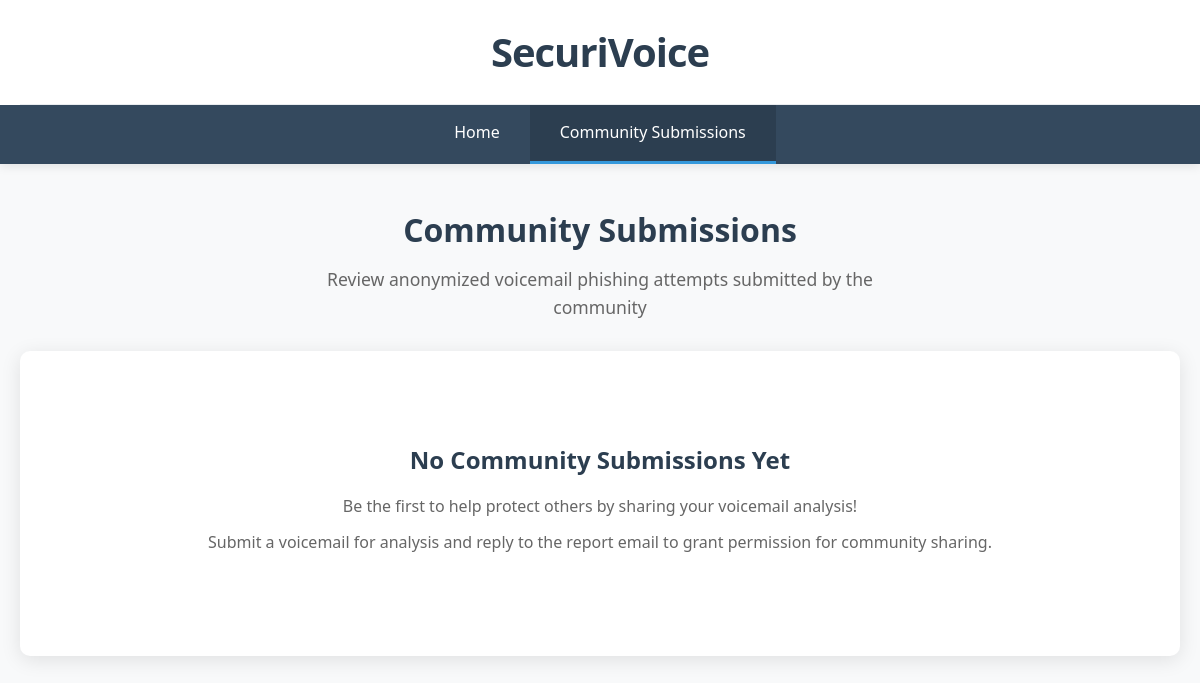
Page /community on the earlier database version.
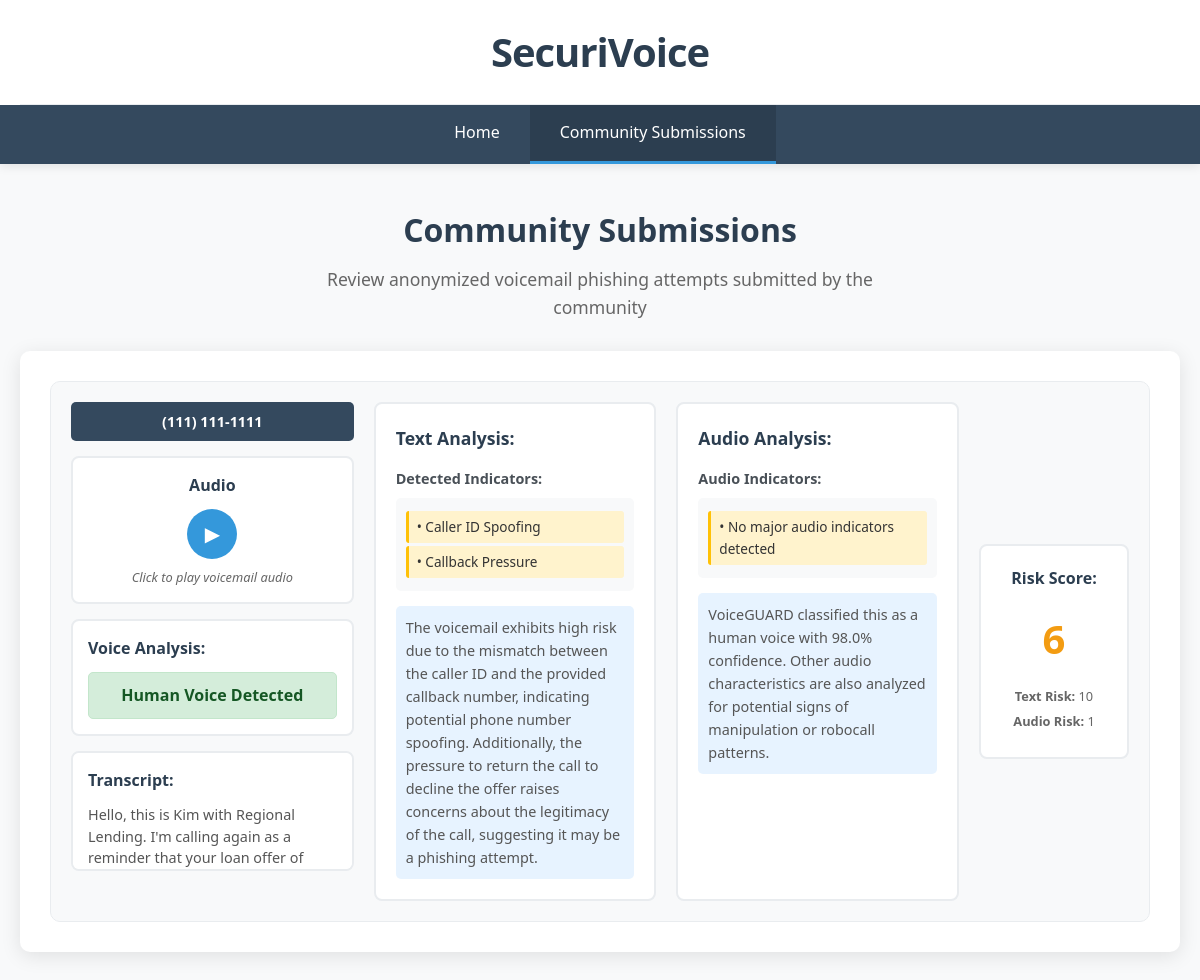
Same page on the later database version.
### tables this page shows
CREATE TABLE voicemail_submissions (
                        id INTEGER PRIMARY KEY AUTOINCREMENT,
                        phone_number TEXT NOT NULL,
                        transcript TEXT NOT NULL,
                        transcript_hash TEXT UNIQUE NOT NULL,
                        audio_file_path TEXT,
                        submission_date TIMESTAMP DEFAULT CURRENT_TIMESTAMP,
                        text_risk_score INTEGER,
                        text_analysis TEXT,
                        text_indicators TEXT,
                        caller_id_mismatch BOOLEAN DEFAULT FALSE,
                        transcript_numbers TEXT,
                        audio_risk_score INTEGER DEFAULT NULL,
                        overall_risk_score INTEGER DEFAULT NULL,
                        analysis_date TIMESTAMP,
                        sender_email TEXT DEFAULT NULL
                    , community_permission BOOLEAN DEFAULT FALSE, permission_granted_at TIMESTAMP DEFAULT NULL, permission_email_uid TEXT DEFAULT NULL, shared_to_community BOOLEAN DEFAULT FALSE, shared_at TIMESTAMP DEFAULT NULL, audio_analysis TEXT DEFAULT NULL, audio_indicators TEXT DEFAULT NULL, audio_confidence REAL DEFAULT NULL, is_ai_generated BOOLEAN DEFAULT NULL, audio_metrics TEXT DEFAULT NULL, audio_analysis_date TIMESTAMP DEFAULT NULL, tracking_code TEXT DEFAULT NULL);

### app.py (the view)
@app.route('/community')
def community():
    submissions = get_community_submissions()
    return render_template('community.html', submissions=submissions)

### templates/community.html (shortened to what the changed rows need)
<!DOCTYPE html>
<html lang="en">
<head>
</head>
<body>
    <header class="header">
        <div class="container">
            <div class="logo">
                <h1>SecuriVoice</h1>
            </div>
        </div>
    </header>
    <main class="main">
        <div class="container">
            <div class="page-title">
                <h2>Community Submissions</h2>
            </div>
            <div class="submissions-container">
                {% if submissions %}
                    {% for submission in submissions %}
                    <div class="submission">
                        <div class="audio-section">
                            <div class="phone-number">{{ submission.phone_number }}</div>
                            <div class="audio-player">
                                <h4>Audio</h4>
                                <button class="play-button" data-submission-id="{{ submission.id }}">▶</button>
                                <p class="audio-note">Click to play voicemail audio</p>
                            </div>
                            <div class="voice-detection">
                                <h4>Voice Analysis:</h4>
                                <div class="voice-result {{ submission.ai_class }}">
                                    {{ submission.ai_status }}
                                </div>
                            </div>
                            <div class="transcript">
                                <h4>Transcript:</h4>
                                <p>{{ submission.transcript[:500] }}{% if submission.transcript|length > 500 %}...{% endif %}</p>
                            </div>
                        </div>
                        <div class="text-analysis">
                            <div class="analysis-box">
                                <h4>Text Analysis:</h4>
                                <div class="indicators-section">
                                    <h5>Detected Indicators:</h5>
                                    <div class="indicators-list">
                                        {% if submission.text_indicators %}
                                            {% for indicator in submission.text_indicators %}
                                            <div class="indicator-item">• {{ indicator }}</div>
                                            {% endfor %}
                                        {% else %}
                                            <div class="indicator-item">• No major text indicators detected</div>
                                        {% endif %}
                                    </div>
                                </div>
                                <div class="analysis-explanation">
                                    <p>{{ submission.text_analysis }}</p>
                                </div>
                            </div>
                        </div>
                        <div class="audio-analysis">
                            <div class="analysis-box">
                                <h4>Audio Analysis:</h4>
                                <div class="indicators-section">
                                    <h5>Audio Indicators:</h5>
                                    <div class="indicators-list">
                                        {% if submission.audio_indicators %}
                                            {% for indicator in submission.audio_indicators %}
                                            <div class="indicator-item">• {{ indicator }}</div>
                                            {% endfor %}
                                        {% else %}
                                            <div class="indicator-item">• No major audio indicators detected</div>
                                        {% endif %}
                                    </div>
                                </div>
                                <div class="analysis-explanation">
                                    <p>{{ submission.audio_analysis }}</p>
                                </div>
                            </div>
                        </div>
                        <div class="risk-section">
                            <div class="risk-score">
                                <h4>Risk Score:</h4>
                                <div class="risk-number {{ submission.risk_class }}">{{ submission.overall_risk_score }}</div>
                                <div class="risk-breakdown">
                                    <div><strong>Text Risk:</strong> {{ submission.text_risk_score }}</div>
                                    <div><strong>Audio Risk:</strong> {% if submission.audio_risk_score %}{{ submission.audio_risk_score }}{% else %}N/A{% endif %}</div>
                                </div>
                            </div>
                        </div>
                    </div>
                    {% endfor %}
                {% else %}
                    <div class="empty-state">
                        <h3>No Community Submissions Yet</h3>
                        <p>Be the first to help protect others by sharing your voicemail analysis!</p>
                        <p>Submit a voicemail for analysis and reply to the report email to grant permission for community sharing.</p>
                    </div>
                {% endif %}
            </div>
        </div>
    </main>
</body>
</html>

Differences in the rows shown:
now on this page (row edited): voicemail_submissions: phone_number "(111) 111-1111", ai_status "Human Voice Detected", transcript "Hello, this is Kim with Regional Lending. I'm calling again as a reminder that your loan offer of…", text_indicators "Caller ID Spoofing" "Callback Pressure", text_analysis "The voicemail exhibits high risk due to the mismatch between the caller ID and the provided callback number, indicating potential phone number spoofing. Additionally, the pressure to return the call to decline the offer raises concerns about the legitimacy of the call, suggesting it may be a phishing attempt.", audio_analysis "VoiceGUARD classified this as a human voice with 98.0% confidence. Other audio characteristics are also analyzed for potential signs of manipulation or robocall patterns.", overall_risk_score "6", text_risk_score "10", audio_risk_score "1"
Other differences:
text no longer shown: "No Community Submissions Yet Be the first to help protect others by sharing your voicemail analysis! Submit a voicemail for analysis and reply to the report email to grant permission for community sharing."
